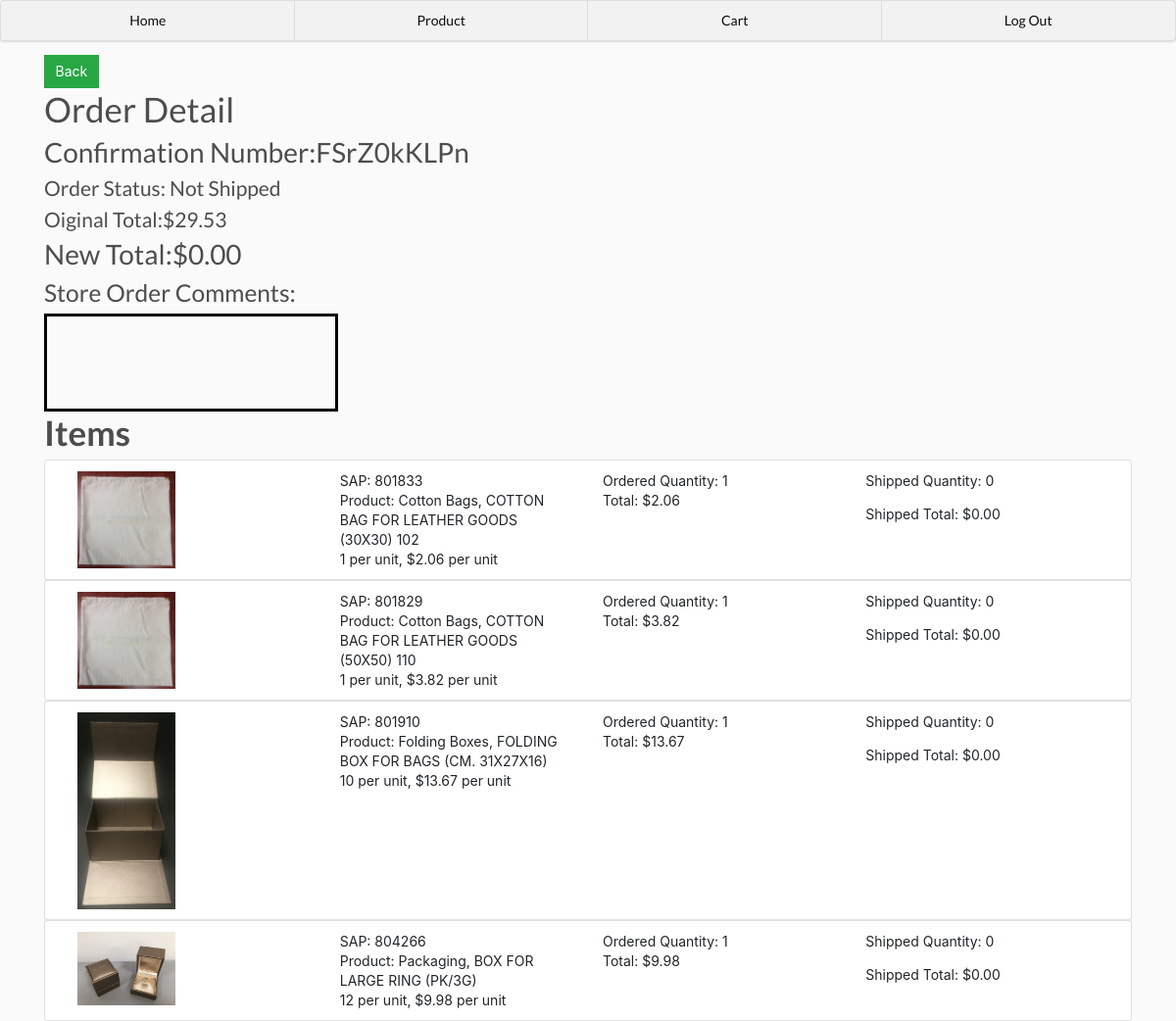
The page /viewOrder/FSrZ0kKLPn/ (signed in) on the database its author committed.
### main/models.py (models this page shows, shortened)
class Order(models.Model):
	id = models.AutoField(primary_key=True)
	user = models.ForeignKey(User, null=True, blank=True, on_delete = models.SET_NULL)
	email = models.EmailField(null=True, blank=True)
	date = models.DateTimeField(default=timezone.now)
	checkout = models.BooleanField(default=False)
	confirm = models.BooleanField(default=False)
	confirmation_number = models.CharField(max_length=30, blank=True, null=True)
	comment = models.CharField(max_length=300, blank=True, null=True)
	tracking_number = models.CharField(max_length=100, blank=True, null=True)
	@property
	def getCartTotal(self):
		carts = self.cart_set.all()
		total = sum([cart.getItemTotal for cart in carts])
		return total
	@property
	def getShippedTotal(self):
		carts = self.cart_set.all()
		total = sum([cart.getShipableTotal for cart in carts])
		return total

class Cart(models.Model):
	id = models.AutoField(primary_key=True)
	order = models.ForeignKey(Order, null=True, blank=True,on_delete = models.SET_NULL)
	product = models.ForeignKey(Product, null=True, blank=True,on_delete = models.SET_NULL)
	quantity = models.IntegerField(default=0, blank=True, null=True)
	shipped_quantity = models.IntegerField(default=0, blank=True, null=True)
	@property
	def getItemTotal(self):
		total = self.product.unit_price * self.quantity
		return total
	@property
	def getShipableTotal(self):
		total = self.product.unit_price * self.shipped_quantity
		return total

class Product(models.Model):
	id = models.AutoField(primary_key=True)
	category = models.CharField(max_length=100, null=True, blank=True)
	sap = models.IntegerField(null=True, blank=True)
	description = models.CharField(max_length=100, null=True, blank=True)
	picture = models.ImageField(null=True, blank=True)
	size = models.CharField(max_length=100, null=True, blank=True)
	unit_price = models.DecimalField(max_digits=6, decimal_places=2, blank=True, null=True)
	unit = models.IntegerField(null=True, blank=True)
	availability = models.BooleanField(default=True)
	@property
	def imageURL(self):
		try:
			url = static(self.picture.url)
		except:
			url = static("unavailable.jpg")
		return url

### main/views.py (the view)
# urls.py: path('viewOrder/<confirmation_number>/', viewOrder, name='viewOrder'),
@login_required(login_url='logins')
def viewOrder(request, confirmation_number):
	order = Order.objects.get(checkout=True, confirmation_number=confirmation_number)
	carts = order.cart_set.all()
	context = {'order':order, 'carts':carts}
	return render(request, 'main/vieworder.html', context)

### main/templates/main/vieworder.html (shortened to what this page needs)
{% extends 'main/base.html' %}
{% load static %}
{% block content %}
<div>
	<a class="btn btn-success "href="{% url 'home' %}">Back</a>
</div>
<div>
	<h1>Order Detail</h1>
	<h2>Confirmation Number:{{order.confirmation_number}} </h2>
	{% if order.confirm %}
		<h4>Order Status: Shipped</h4>
		<h4>{{order.tracking_number}}</h4>
	{% elif not order.confirm %}
			<h4>Order Status: Not Shipped</h4>
	{% endif %}
	<h4>Oiginal Total:${{order.getCartTotal}}</h4>
	<h2>New Total:${{order.getShippedTotal}}</h2>
	<h3>Store Order Comments:</h3>
	<div style="border: 3px solid rgb(0,0,0); width: 300px; height: 100px;">
	</div>
</div>
<div>
	<h1><STRONG>Items</STRONG></h1>
	{% for cart in carts %}
		<ul class="list-group">
			<li class="list-group-item">
				<div class="container">
					<div class="row">
						<div class="col">
							<img class="row-image" src="{{ cart.product.imageURL }}">
						</div>
						<div class="col">
							<p>SAP: {{cart.product.sap}}<br>Product: {{cart.product.category}}, {{cart.product.description}}<br>{{cart.product.unit}} per unit, ${{cart.product.unit_price}} per unit<br></p>
						</div>
						<div class="col">
							<p>Ordered Quantity: {{cart.quantity}}<br>Total: ${{cart.getItemTotal}}
							</p>
						</div>
						<div class="col">
							<p>Shipped Quantity: {{cart.shipped_quantity}}</p>
							<p>Shipped Total: ${{cart.getShipableTotal}}</p>
						</div>
					</div>
				</div>
			</li>
		</ul>
	{% endfor %}
</div>
{% endblock content %}

### static/style.css (style rules this page uses)
body { background-color: hsl(0, 0%, 98%); }
h1,h2,h3,h4,h5,h6 { color:hsl(0, 0%, 30%); }
.btn { border-radius: 0; }
.row-image { width: 100px; }

### rows shown on the page
Order: confirmation_number "FSrZ0kKLPn", getCartTotal "29.53", getShippedTotal "0.00"
Cart: product.imageURL (picture), product.sap "801833", product.category "Cotton Bags", product.description "COTTON BAG FOR LEATHER GOODS (30X30) 102", product.unit "1", product.unit_price "2.06", quantity "1", getItemTotal "2.06", shipped_quantity "0", getShipableTotal "0.00"
Cart: product.imageURL (picture), product.sap "801829", product.category "Cotton Bags", product.description "COTTON BAG FOR LEATHER GOODS (50X50) 110", product.unit "1", product.unit_price "3.82", quantity "1", getItemTotal "3.82", shipped_quantity "0", getShipableTotal "0.00"
Cart: product.imageURL (picture), product.sap "801910", product.category "Folding Boxes", product.description "FOLDING BOX FOR BAGS (CM. 31X27X16)", product.unit "10", product.unit_price "13.67", quantity "1", getItemTotal "13.67", shipped_quantity "0", getShipableTotal "0.00"
Cart: product.imageURL (picture), product.sap "804266", product.category "Packaging", product.description "BOX FOR LARGE RING (PK/3G)", product.unit "12", product.unit_price "9.98", quantity "1", getItemTotal "9.98", shipped_quantity "0", getShipableTotal "0.00"
